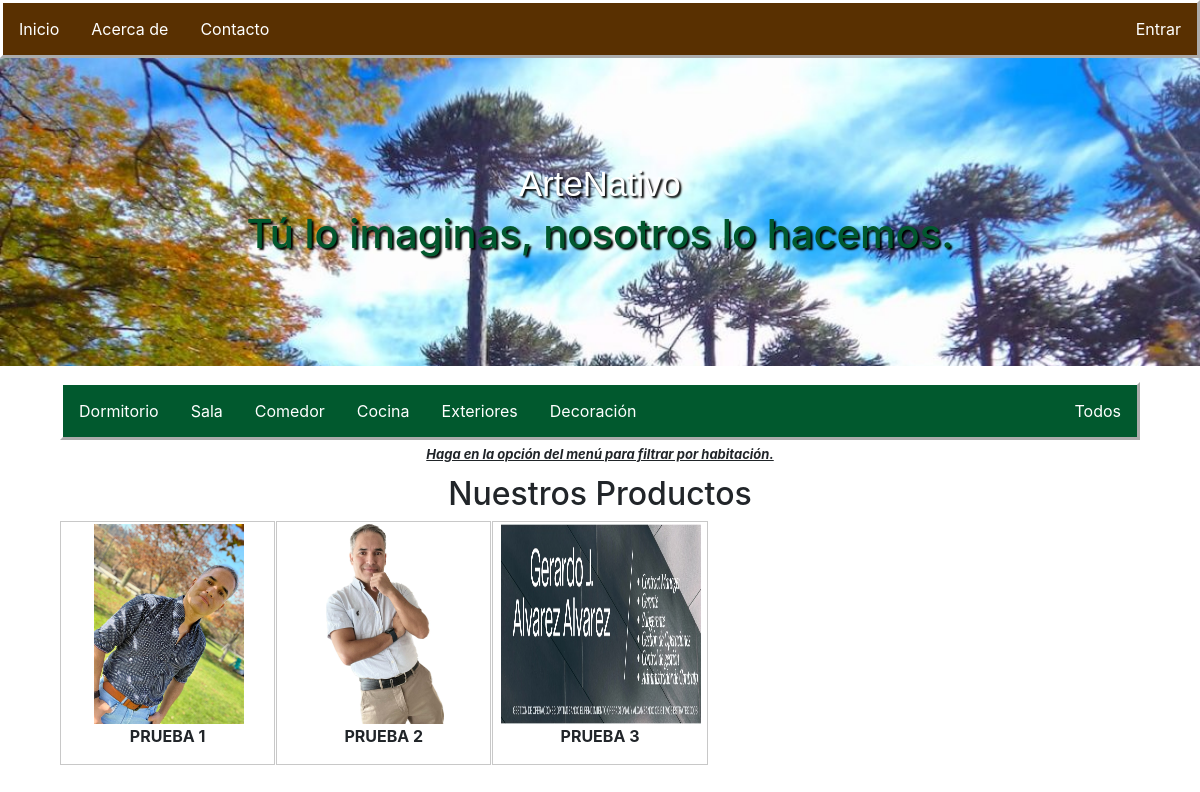
The app's page /, older data.
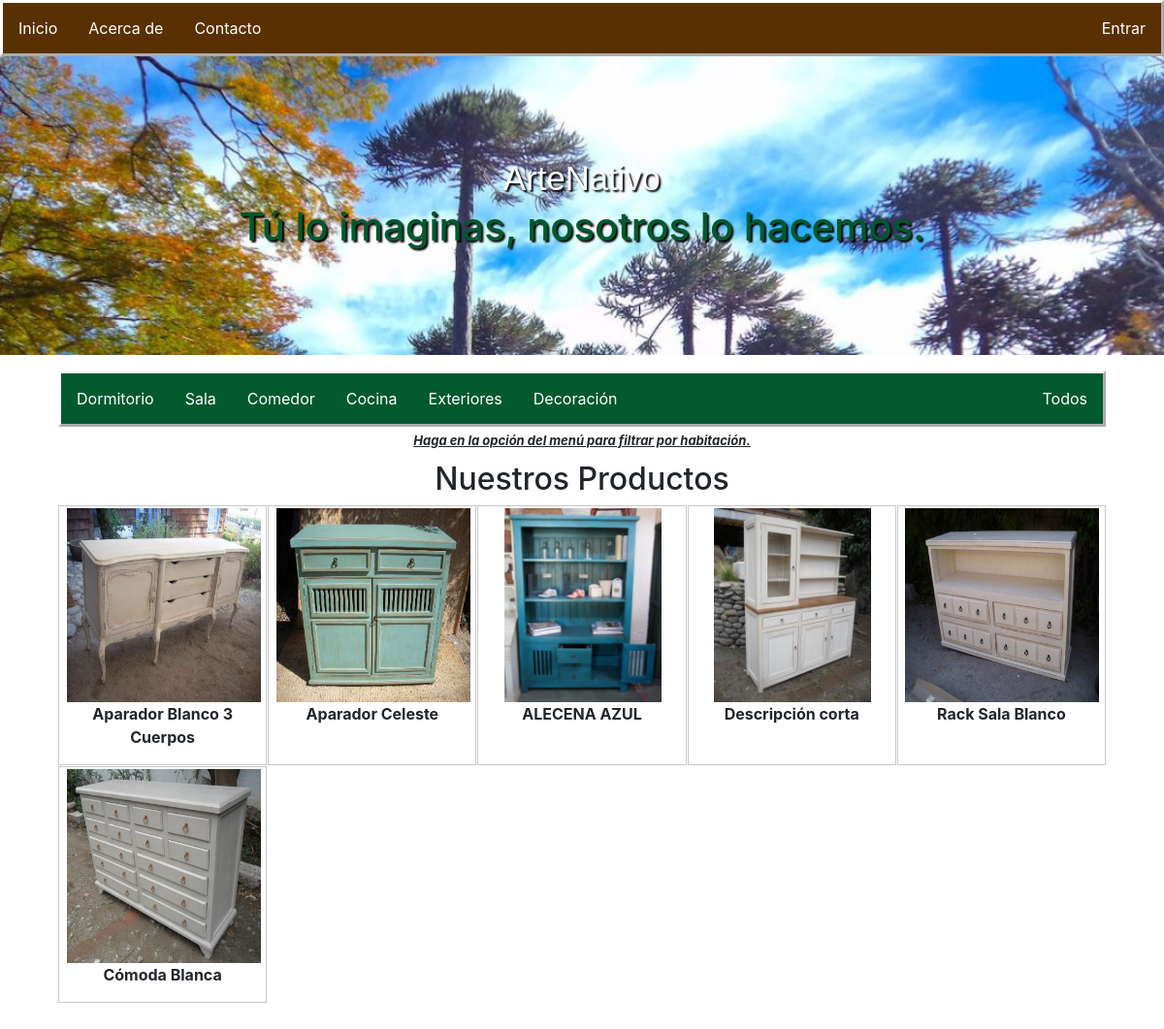
The same page, newer data.
### ArteNativo/models.py (models this page shows)
class Productos(models.Model):
    app_label = 'ArteNativo'
    tipo =(
        ('A', 'Domirtorio'),
        ('B', 'Sala'),
        ('C', 'Comedor'),
        ('D', 'Cocina'),
        ('E', 'Exteriores'),
        ('F', 'Decoración')
    )
    Estados = (
        (True, 'Activo'),
        (False, 'Inactivo')
    )
    IdProducto = models.CharField(max_length=10, primary_key=True)
    NombreProducto = models.CharField(max_length=50, blank=False, null=False, default='Descripción corta')
    TipoProducto = models.CharField(max_length=1, choices=tipo, null=False, blank=False,default='B')
    ImagenProducto = models.ImageField(upload_to='ImgProducto/',null=False, blank=False)
    PrecioUnitario = models.DecimalField(max_digits=8, default=0, decimal_places=2)
    Stock = models.IntegerField(blank=False, null=False, default=0)
    Descripcion = RichTextField(blank=True, null=True)
    EstadoProducto = models.BooleanField(blank=False, null=False, choices=Estados, default=True)

### ArteNativo/views.py (the view)
# urls.py: path('', views.ProductoListView.as_view(), name='Base'),
class ProductoListView(ListView):
    model = Productos
    template_name = "ListaProductos.html"
    context_object_name = 'productos'

### ArteNativo/templates/ListaProductos.html (shortened to what this page needs)
{% extends 'ArteNativo.html' %}
{% block content %}
<div id="Menu">
    <nav id="BarraProductos" style="background-color: rgb(1, 89, 46);margin-bottom: 5px;">
        <ul>
            <li><a href="{% url 'ListaProductoFiltrada' tipo_producto='A' %}">Dormitorio</a></li>
            <li><a href="{% url 'ListaProductoFiltrada' tipo_producto='B' %}">Sala</a></li>
            <li><a href="{% url 'ListaProductoFiltrada' tipo_producto='C' %}">Comedor</a></li>
            <li><a href="{% url 'ListaProductoFiltrada' tipo_producto='D' %}">Cocina</a></li>
            <li><a href="{% url 'ListaProductoFiltrada' tipo_producto='E' %}">Exteriores</a></li>
            <li><a href="{% url 'ListaProductoFiltrada' tipo_producto='F' %}">Decoración</a></li>
            <li style="float:right;"><a href="{% url 'ListaProducto' %}">Todos</a></li>
        </ul>
    </nav>
</div>
<p style="text-decoration: underline; font-weight: bold;font-size: small;font-style: italic;margin-bottom: 10px;">Haga en la opción del menú para filtrar por habitación.</p>
<h2>Nuestros Productos</h2>
<div class="grid-container">
    {% for producto in productos %}
    <div class="grid-item">
        <img src="{{ producto.ImagenProducto.url }}" alt="{{ producto.NombreProducto }}" data-toggle="tooltip" data-placement="top" title="{{producto.IdProducto}} - {{producto.NombreProducto}} - {{producto.PrecioUnitario}}">
        <p><strong>{{ producto.NombreProducto }}</strong></p>
    </div>
    {% endfor %}
</div>
{% endblock %}

Row changes from the older to the newer data that the page shows:
removed Productos: ImagenProducto (picture), NombreProducto "PRUEBA 1"
removed Productos: ImagenProducto (picture), NombreProducto "PRUEBA 2"
removed Productos: ImagenProducto (picture), NombreProducto "PRUEBA 3"
added Productos: ImagenProducto (picture), NombreProducto "Aparador Blanco 3 Cuerpos"
added Productos: ImagenProducto (picture), NombreProducto "Aparador Celeste"
added Productos: ImagenProducto (picture), NombreProducto "ALECENA AZUL"
added Productos: ImagenProducto (picture), NombreProducto "Descripción corta"
added Productos: ImagenProducto (picture), NombreProducto "Rack Sala Blanco"
added Productos: ImagenProducto (picture), NombreProducto "Cómoda Blanca"
